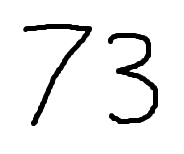
#> input picture Tugas 10/73.png, 184 x 154 px
$ jupyter execute --allow-errors Deniel_Cortana_Tugas_CV10.ipynb
#> lines starting #> are read from the running program, lines starting #| are printed output that depends on the picture; after the words box and inside, x2 and y2 are one past the last pixel; in counts of white or black regions, pixels touching at a corner belong together
#> further down, image is the input picture: shape (154, 184, 3); min 0, max 255, mean 237.2
[cell 1]
# Jalankan kalau belum pernah install

[cell 2]
import numpy as np
import cv2
import matplotlib.pyplot as plt
from skimage.feature import hog

from skimage import measure
from skimage import morphology

[cell 3]
def labeled_user_image(image,k = 0):

#> called with k = 0
    imgray = cv2.cvtColor(image, cv2.COLOR_BGR2GRAY)
    (thresh, im_bw) = cv2.threshold(imgray, 90, 255, cv2.THRESH_BINARY | cv2.THRESH_OTSU)
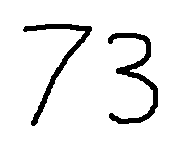
#> im_bw: shape (154, 184); 92.9% white; 2 black regions, box (x1, y1, x2, y2) and area: (108, 33, 158, 124) 1073, (23, 24, 92, 126) 932
#> thresh = 120
    #im_bw= cv2.adaptiveThreshold(imgray, 255, cv2.ADAPTIVE_THRESH_GAUSSIAN_C,cv2.THRESH_BINARY, 11, 2)
    im_bw = np.array(255-im_bw, dtype=bool)
    cleaned = morphology.remove_small_objects(im_bw, min_size=20, connectivity=2)
    cleaned = np.array(cleaned, dtype=int)
    cleaned = 255+cleaned
    label, n = measure.label(cleaned, background=255, return_num=True, connectivity=2)
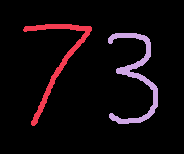
#> label: shape (154, 184) int64; 3 distinct labels, from 0 to 2; one colour per label, 0 black
#> n = 2
    print("numbers of numpers on image : ",n)
#| numbers of numpers on image :  2
    x = []
    y = []
    numbers = []
    ph=[]
    rect=[]
    for i in range(1, n + 1):
        for r in range(label.shape[0]):
            for c in range(label.shape[1]):
                if label[r, c] == i:
                    x.append(r)
                    y.append(c)

        digit = im_bw[min(x): max(x), min(y): max(y)]

        rect.append([(min(y), min(x)), (max(y) - min(y)), (max(x) - min(x))])
        padd_y = 0
        padding = np.zeros([digit.shape[0]+padd_y, digit.shape[1] + k], dtype='float64')
        padding[padd_y//2:padding.shape[0]-padd_y//2, k//2:padding.shape[1] - k//2] = digit
        ph.append(padding)

        re_digit= cv2.resize(np.array(padding,dtype='float64'), (28, 28), interpolation=cv2.INTER_AREA)
        re_digit = cv2.dilate(re_digit, (3, 3))
        # Calculate the HOG features
        roi_hog_fd = hog(re_digit, orientations=9, pixels_per_cell=(14, 14), cells_per_block=(1, 1), visualize=False)

        numbers.append( np.array([roi_hog_fd], 'float64'))
        x = []
        y = []
#> this loop made 2 passes
#> pass 1, in labeled_user_image, `digit = im_bw[min(x): max(x), min(y): max(y)]`:
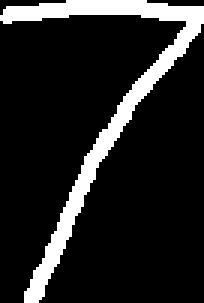
#> digit: shape (101, 68) bool (shown 3 times larger); 13.5% white; 1 white region, box (x1, y1, x2, y2) and area: (0, 0, 68, 101) 925
#> pass 1, in labeled_user_image, `re_digit= cv2.resize(np.array(padding,dtype='float64'), (28, 28), inte..`:
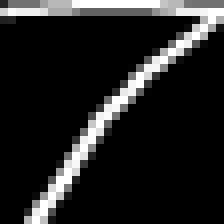
#> re_digit: shape (28, 28) float64 (shown 8 times larger); min 0, max 1, mean 0.135
#> pass 1, in labeled_user_image, `re_digit = cv2.dilate(re_digit, (3, 3))`:
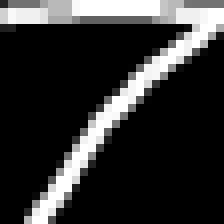
#> re_digit: shape (28, 28) float64 (shown 8 times larger); min 0, max 1, mean 0.192
#> pass 2, in labeled_user_image, `digit = im_bw[min(x): max(x), min(y): max(y)]`:
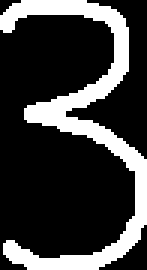
#> digit: shape (90, 49) bool (shown 3 times larger); 23.7% white; 1 white region, box (x1, y1, x2, y2) and area: (0, 0, 49, 90) 1043
#> after the loop:
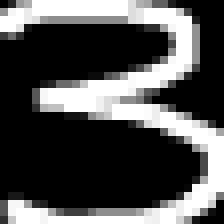
#> re_digit: shape (28, 28) float64 (shown 8 times larger); min 0, max 1, mean 0.318
#> after the loop, numbers = 2 items; ph = 2 items; rect = [[(23, 24), 68, 101], [(108, 33), 49, 90]]

    return numbers,ph,rect

[cell 4]
# Cara penggunaan
image_path = '73.png'
image = cv2.imread(image_path)
numbers, ph, rect = labeled_user_image(image)
#> numbers = 2 items; ph = 2 items; rect = [[(23, 24), 68, 101], [(108, 33), 49, 90]]

# rect berupa list titik koordinat objek dan lebar serta tinggi
# gunakan value dari rect untuk melakukan prediction

[cell 5]
import cv2
import numpy as np
from tensorflow.keras.models import load_model
from tensorflow.keras.preprocessing.image import img_to_array

# Load the pre-trained MNIST model (replace with your model path if necessary)
#> (the rest of this cell did not finish here and is left out)

[cell 6]
import tensorflow as tf
from tensorflow.keras.models import Sequential
from tensorflow.keras.layers import Conv2D, MaxPooling2D, Flatten, Dense, Dropout
from tensorflow.keras.datasets import mnist
from tensorflow.keras.utils import to_categorical

# Step 1: Load and preprocess the MNIST dataset
def load_data():
    (x_train, y_train), (x_test, y_test) = mnist.load_data()

    # Normalize the pixel values to the range [0, 1]
    x_train = x_train.astype('float32') / 255.0
    x_test = x_test.astype('float32') / 255.0

    # Reshape data to include a channel dimension (28x28x1)
    x_train = x_train.reshape((x_train.shape[0], 28, 28, 1))
    x_test = x_test.reshape((x_test.shape[0], 28, 28, 1))

    # One-hot encode the labels
    y_train = to_categorical(y_train, 10)
    y_test = to_categorical(y_test, 10)

    return (x_train, y_train), (x_test, y_test)

# Step 2: Define the CNN model
# [20 lines left out: function create_model, not called in this run]

# Step 3: Train and save the model
def train_and_save_model():
    (x_train, y_train), (x_test, y_test) = load_data()

    model = create_model()

    # Train the model
    model.fit(x_train, y_train, epochs=100, batch_size=64, validation_split=0.2)

    # Evaluate the model on the test data
    test_loss, test_acc = model.evaluate(x_test, y_test, verbose=2)
    print(f"Test accuracy: {test_acc}")

    # Save the trained model
    model.save("mnist_model.h5")
    print("Model saved as mnist_model.h5")

# Run the training process
if __name__ == "__main__":
    train_and_save_model()
#> (the call stopped at in load_data, `(x_train, y_train), (x_test, y_test) = mnist.load_data()`: tensorflow is not available in this run)
